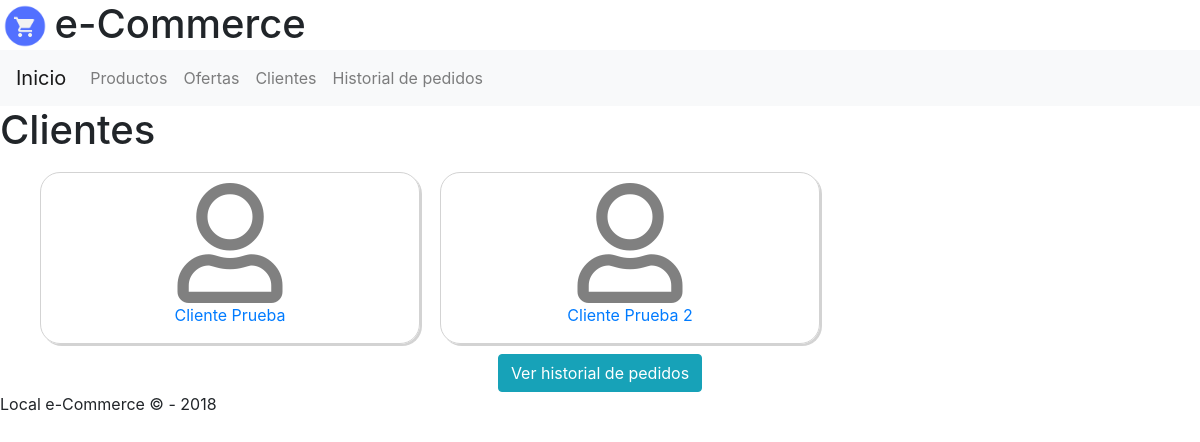
/clientes/, run on the app's committed database.
### web/models.py (models this page shows, shortened)
class Client(models.Model):
    dni = models.CharField(max_length=10)
    first_name = models.CharField(max_length=256)
    last_name = models.CharField(max_length=256)
    address = models.CharField(max_length=256)
    premium = models.BooleanField()

### web/views.py (the view)
# urls.py: path('clientes/', views.clients),
def clients(request):
    clients = Client.objects.all()
    context = {
        'clients': clients,
    }
    return render(request, "web/clients.html", context)

### web/templates/web/clients.html (shortened to what this page needs)
{% extends 'web/html.html' %}
{% load static %}
{% block body %}
<header>{% include 'web/header.html' %}</header>
{% include 'web/navbar.html' %}
<main>
  <h1>Clientes</h1>
  <div class="container">
    <div class="row">
      {% for client in clients %}
          <div class="col-md-4 box-border">
            <div class="center-text">
              <a href="/clientes/{{ client.id }}/"><i class="far fa-user client-icon"></i></a>
            </div>
            <div class="center-text">
              <a href="/clientes/{{ client.id }}/"><p>{{ client.first_name }} {{ client.last_name }}</p></a>
            </div>
          </div>
      {% endfor %}
    </div>
  </div>
  <div class="center-text">
    <a href="/clientes/historial/"><button type="button" class="btn btn-info">Ver historial de pedidos</button></a>
  </div>
</main>
<footer>{% include 'web/footer.html' %}</footer>
{% endblock %}

### web/static/web/styles/stylesheet.css (style rules this page uses)
.center-text { text-align: center; }
.client-icon { font-size: 120px; color: grey; }
.box-border { border: 1px solid lightgrey; border-radius: 20px; margin: 10px; box-shadow: 2px 2px lightgrey; padding-top: 10px; }

### data on the page
Client: first_name "Cliente", last_name "Prueba"
Client: first_name "Cliente", last_name "Prueba 2"
